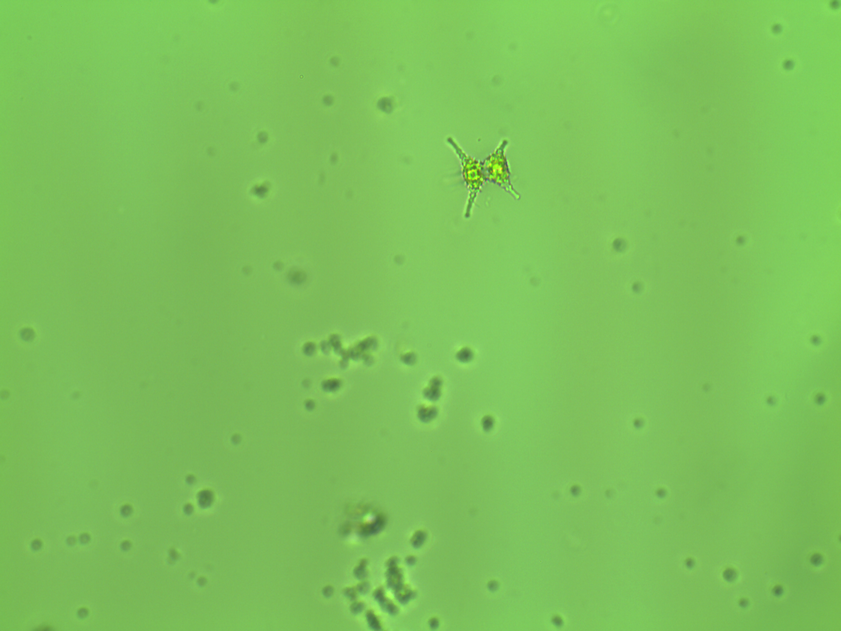
#> input picture Datasets/EMDS-7/G021~G025/EMDS6-G021-001-0400.png, 841 x 631 px, shrunk from 2048 x 1536 before the run
$ python nativeCanny.py
#> lines starting #> are read from the running program, lines starting #| are printed output that depends on the picture
#> further down, original_image is the input picture: shape (631, 841, 3); mean B, G, R 90.4, 193.3, 125.4
import numpy as np
import cv2
import sys
import time
import os

def save_image(image, file_path):
    os.makedirs(os.path.dirname(os.path.abspath(file_path)), exist_ok=True)
    if image.dtype != np.uint8:
        image_normalized = cv2.normalize(image, None, 0, 255, cv2.NORM_MINMAX)
        image_to_save = np.uint8(image_normalized)
    else:
        image_to_save = image

    cv2.imwrite(file_path, image_to_save)

def rgb_to_gray(image):
    # Calculate grayscale values for each pixel using average method
    gray = np.zeros((image.shape[0], image.shape[1]), dtype=np.uint8)
    for row in range(len(image)):
        for col in range(len(image[row])):
            gray[row][col] = np.average(image[row][col])
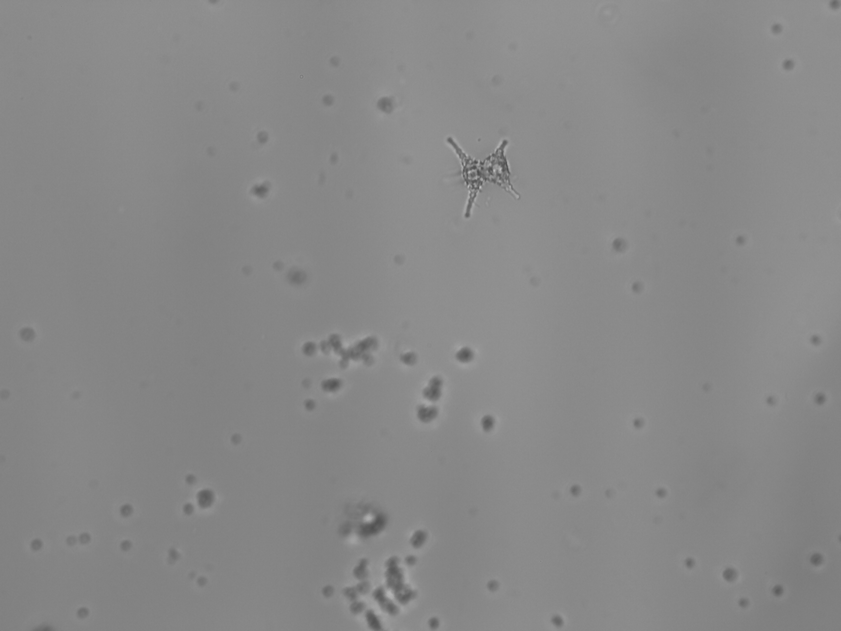
#> gray: shape (631, 841); min 75, max 196, mean 136.1
    return gray

def apply_gaussian_blur(image, kernel_size):
#> called with kernel_size = 3
    def gaussian_kernel(size, sigma):
        kernel = np.fromfunction(
            lambda x, y: (1/ (2 * np.pi * sigma ** 2)) *
                          np.exp(- ((x - (size-1)/2) ** 2 + (y - (size-1)/2) ** 2) / (2 * sigma ** 2)),
            (size, size)
        )
        return kernel / np.sum(kernel)

    # Ensure the kernel size is odd for symmetry
    if kernel_size % 2 == 0:
        kernel_size += 1

    # Generate the Gaussian kernel
    kernel = gaussian_kernel(kernel_size, sigma=1)

    # Get the dimensions of the image
    rows, cols = image.shape
#> rows = 631; cols = 841

    # Get the half-size of the kernel for padding
    k_half = kernel_size // 2

    # Create an output image with the same dimensions as the input
    output = np.zeros_like(image)

    # Apply the Gaussian blur by convolving the image with the kernel
    for i in range(k_half, rows - k_half):
        for j in range(k_half, cols - k_half):
            output[i, j] = np.sum(image[i - k_half: i + k_half + 1, j - k_half: j + k_half + 1] * kernel)

    # return the image with the same dimensions (edges will be 0)
    return output


def compute_gradient_magnitude_and_orientation(image, sobel_kernel_size):

#> called with sobel_kernel_size = 3
    if sobel_kernel_size == 3:
        # Define Sobel kernels (3x3)
        sobel_x = np.array([[-1, 0, 1], [-2, 0, 2], [-1, 0, 1]])
        sobel_y = np.array([[-1, -2, -1], [0, 0, 0], [1, 2, 1]])

    elif sobel_kernel_size == 5:
        sobel_x = np.array([[-1, -2, 0, 2, 1], [-2, -3, 0, 3, 2], [-3, -5, 0, 5, 3], [-2, -3, 0, 3, 2], [-1, -2, 0, 2, 1]])
        sobel_y = np.array([[-1, -2, -3, -2, -1], [-2, -3, -5, -3, -2], [0, 0, 0, 0, 0], [2, 3, 5, 3, 2], [1, 2, 3, 2, 1]])
    else:
        sys.exit("Sobel kernel size should be 3 or 5!")

    # Get the dimensions of the image
    rows, cols = image.shape
#> rows = 631; cols = 841

    # Initialize arrays for gradient magnitude and orientation
    gradient_x = np.zeros_like(image, dtype=np.float64)
    gradient_y = np.zeros_like(image, dtype=np.float64)

    # Compute gradient using Sobel operators
    half_size = sobel_kernel_size // 2
    for i in range(half_size, rows - half_size):
        for j in range(half_size, cols - half_size):
            window = image[i - half_size:i + half_size + 1, j - half_size:j + half_size + 1]
            gradient_x[i, j] = np.sum(window * sobel_x)
            gradient_y[i, j] = np.sum(window * sobel_y)

    # Compute gradient magnitude and orientation
    magnitude = np.sqrt(gradient_x ** 2 + gradient_y ** 2)
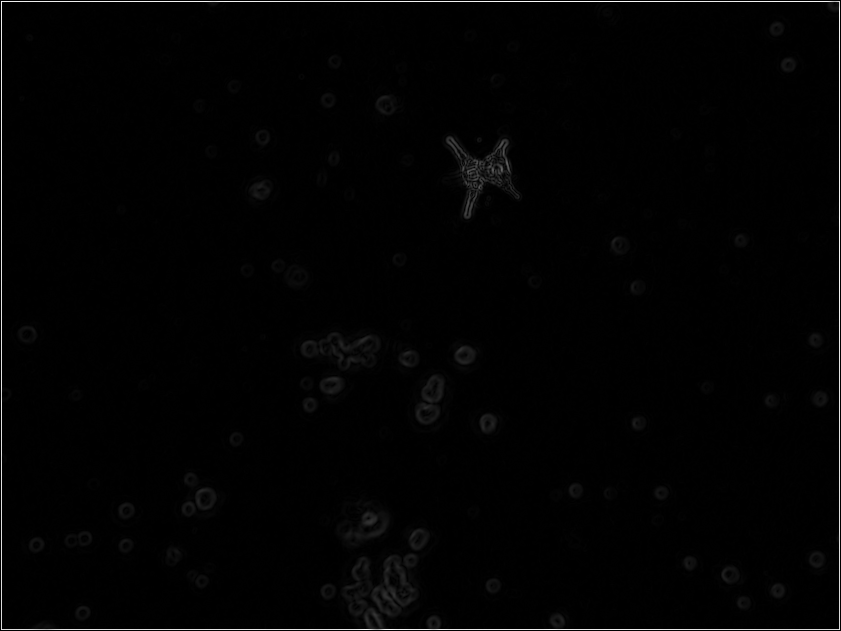
#> magnitude: shape (631, 841) float64; min 0, max 591, mean 6.8; drawn with min black and max white
    orientation = np.arctan2(gradient_y, gradient_x)
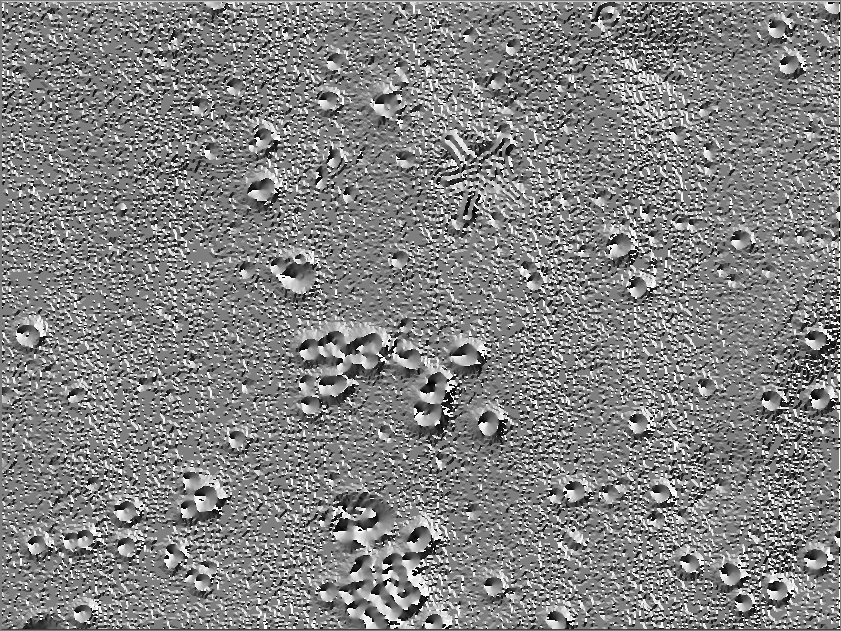
#> orientation: shape (631, 841) float64; min -3.14, max 3.14, mean 0.0759; drawn with min black and max white

    return magnitude, orientation

def apply_non_max_suppression(magnitude, orientation):
    # Apply non-maximum suppression to the gradient magnitude
    # This will thin the edges by keeping only the local maxima
    suppressed_magnitude = np.copy(magnitude)
    rows, cols = magnitude.shape
#> rows = 631; cols = 841

    for i in range(1, rows - 1):
        for j in range(1, cols - 1):
            angle = orientation[i][j]
            q = [0, 0]
            if (-np.pi/8 <= angle < np.pi/8) or (7*np.pi/8 <= angle):
                q[0] = magnitude[i][j+1]
                q[1] = magnitude[i][j-1]
            elif (np.pi/8 <= angle < 3*np.pi/8):
                q[0] = magnitude[i+1][j+1]
                q[1] = magnitude[i-1][j-1]
            elif (3*np.pi/8 <= angle < 5*np.pi/8):
                q[0] = magnitude[i+1][j]
                q[1] = magnitude[i-1][j]
            else:
                q[0] = magnitude[i-1][j+1]
                q[1] = magnitude[i+1][j-1]

            if magnitude[i][j] < max(q[0], q[1]):
                suppressed_magnitude[i][j] = 0

    return suppressed_magnitude

def apply_edge_tracking_by_hysteresis(magnitude, low_threshold, high_threshold):
    # Apply edge tracking by hysteresis to detect strong and weak edges
#> called with low_threshold = 100, high_threshold = 200
    rows, cols = magnitude.shape
#> rows = 631; cols = 841
    edge_map = np.zeros((rows, cols), dtype=np.uint8)

    strong_edge_i, strong_edge_j = np.where(magnitude >= high_threshold)
#> strong_edge_i = 2941 values from 1 to 629; strong_edge_j = 2941 values, max 839 at index 838, min 1 at index 0, mean 420.1
    weak_edge_i, weak_edge_j = np.where((magnitude >= low_threshold) & (magnitude < high_threshold))
#> weak_edge_i = 421 values from 138 to 621; weak_edge_j = 421 values, max 509 at index 205, min 366 at index 418, mean 470.3

    # mark strong edges as white (255)
    edge_map[strong_edge_i, strong_edge_j] = 255

    # mark weak edges as white if they are connected to strong edges
    for i, j in zip(weak_edge_i, weak_edge_j):
        if (edge_map[i-1:i+2, j-1:j+2] == 255).any():
            edge_map[i, j] = 255
#> this loop made 421 passes
#> (i, j) on passes 1 to 3: (138, 450), (138, 451), (139, 447)
#> edge_map: shape (631, 841); 0.56% white in thin lines or dots

    return edge_map

def canny_edge_detection(image, low_threshold, high_threshold, gaussian_kernel_size=5, sobel_kernel_size=3, output_dir=None, base_name=""):
    total_start = time.perf_counter()

    print("Applying gaussian filter (for noise reduction) with kernel_size=" + str(gaussian_kernel_size) + "...")
    start = time.perf_counter()
    blurred_image = apply_gaussian_blur(image, gaussian_kernel_size)
    duration = time.perf_counter() - start
    print(f"--- Gaussian Blur completed in: {duration:.4f} seconds")
    if output_dir:
        save_image(blurred_image, os.path.join(output_dir, f"{base_name}2-blurred.jpg"))

    print("Computing gradient magnitude and orientation with sobel_kernel_size=" + str(sobel_kernel_size) + "...")
    start = time.perf_counter()
    gradient_magnitude, gradient_orientation = compute_gradient_magnitude_and_orientation(blurred_image, sobel_kernel_size)
    duration = time.perf_counter() - start
    print(f"--- Gradient Computation completed in: {duration:.4f} seconds")
    if output_dir:
        save_image(gradient_magnitude, os.path.join(output_dir, f"{base_name}3-gradient_magnitude.jpg"))

    print("Applying non-maximum suppression...")
    start = time.perf_counter()
    non_max_suppressed = apply_non_max_suppression(gradient_magnitude, gradient_orientation)
    duration = time.perf_counter() - start
    print(f"--- NMS completed in: {duration:.4f} seconds")
    if output_dir:
        save_image(non_max_suppressed, os.path.join(output_dir, f"{base_name}4-non_max_suppressed.jpg"))

    print("Applying edge tracking by hysteresis with low_threshold=" + str(low_threshold) + ", high_threshold=" + str(high_threshold) + "...")
    start = time.perf_counter()
    edge_map = apply_edge_tracking_by_hysteresis(non_max_suppressed, low_threshold, high_threshold)
    duration = time.perf_counter() - start
    print(f"--- Hysteresis completed in: {duration:.4f} seconds")

    total_duration = time.perf_counter() - total_start
    print(f"\n[TOTAL COST] Algorithm finished in {total_duration:.4f} seconds")
    return edge_map


if __name__ == '__main__':
    path_to_image = "Datasets/EMDS-7/G021~G025/EMDS6-G021-001-0400.png"
    output_directory = "."
    base_filename = ""

    # Loading the original image
    original_image = cv2.imread(path_to_image)

    # Check the image is in grayscale
    if len(original_image.shape) == 3:
        print("Converting to grayscale...")
        original_image = rgb_to_gray(original_image)

    # Save grayscale image
    save_image(original_image, os.path.join(output_directory, f"{base_filename}1-grayscale.jpg"))

    # Define the PARAMETERS here
    low_threshold = 100 # Low_threshold value for hysteresis
    high_threshold = 200 # High_threshold value for hysteresis
    gaussian_kernel_size = 3
    sobel_kernel_size = 3 # NOTE: sobel_kernel_size should be 3 or 5 only

    # Apply Canny edge detection
    edge_image = canny_edge_detection(original_image, low_threshold, high_threshold, gaussian_kernel_size, sobel_kernel_size, output_dir=output_directory, base_name=base_filename)

    # Save the resulting edge image
    save_image(edge_image, os.path.join(output_directory, f"{base_filename}5-final_output.jpg"))
